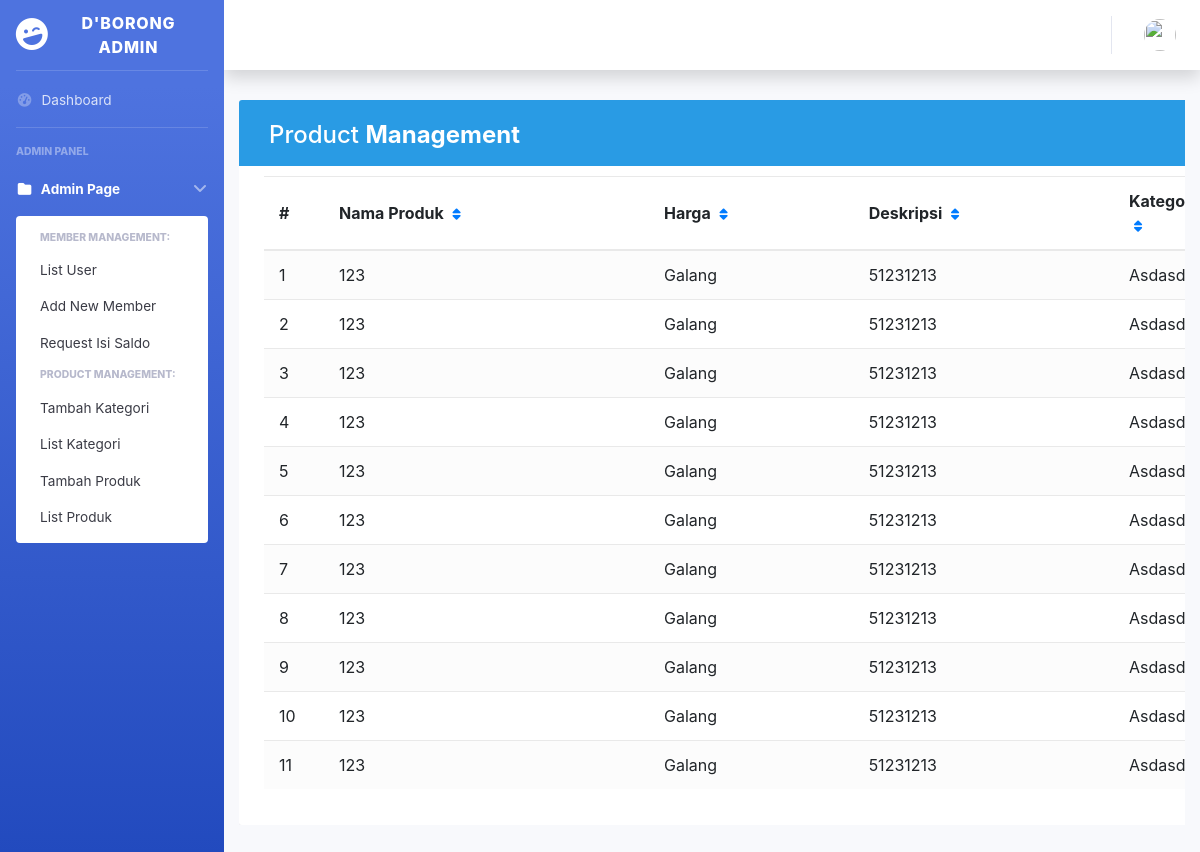
/admin/index.php?page=list_ck, run on the app's committed database.
### tables this page shows
CREATE TABLE `checkout` (
  `idcheckout` int(11) NOT NULL,
  `idadmin` int(11) NOT NULL,
  `noktp` varchar(255) NOT NULL,
  `nama` varchar(255) NOT NULL,
  `notelp` varchar(255) NOT NULL,
  `kodepos` varchar(255) NOT NULL,
  `alamat` varchar(255) NOT NULL,
  `alamat_pengiriman` varchar(255) NOT NULL,
  `jenis_pengiriman` varchar(255) NOT NULL,
  `tgl_checkout` date NOT NULL,
  `wkt_checkout` time NOT NULL,
  `status` varchar(20) NOT NULL
);

### admin/page/list_ck.php (the view, shortened to what this page needs)
<?php
include "../koneksi.php";
$level = $_SESSION['level'];
?>
<?php
if ($level == 'pengunjung') {
    header('Location: ../../index.php');
    exit;
} else { ?>
    <!DOCTYPE html>
    <html lang="en">
    <link rel="stylesheet" href="../vendor/bootstrap/css/bootstrap.min.css">
    <link rel="stylesheet" href="../vendor/fontawesome-free/css/font-awesome.min.css">
    </head>
    <body>
        <div class="container-xl">
            <div class="table-responsive">
                <div class="table-wrapper">
                    <div class="table-title">
                        <div class="row">
                            <div class="col-sm-5">
                                <h2>Product <b>Management</b></h2>
                            </div>
                        </div>
                    </div>
                    <table class="table table-striped table-hover">
                        <?php
                        if (isset($_GET['sort'])) {
                            $sort = $_GET['sort'];
                        } else {
                            $sort = 'ASC';
                        }
                        $sort == 'DESC' ? $sort = 'ASC' : $sort = 'DESC';
                        ?>
                        <thead>
                            <tr>
                                <th>#</th>
                                <th>Nama Produk <a href="?page=list_produk&&order=nama_produk&&sort=<?= $sort; ?>"><i class="fas fa-sort"></i></a></th>
                                <th>Harga <a href="?page=list_produk&&order=harga&&sort=<?= $sort; ?>"><i class="fas fa-sort"></i></a></th>
                                <th>Deskripsi <a href="?page=list_produk&&order=deskripsi_singkat&&sort=<?= $sort; ?>"><i class="fas fa-sort"></i></a></th>
                                <th>Kategori <a href="?page=list_produk&&order=kategori&&sort=<?= $sort; ?>"><i class="fas fa-sort"></i></a></th>
                            </tr>
                        </thead>
                        <tbody>
                            <?php
                            $i = 1;
                            $tampil = mysqli_query($koneksi, "SELECT * FROM checkout");
                            while ($cetak = mysqli_fetch_assoc($tampil)) {
                            ?>
                                <tr>
                                    <td><?= $i++; ?></td>
                                    <td><?= $cetak['noktp']; ?></td>
                                    <td><?= $cetak['nama']; ?></td>
                                    <td><?= $cetak['notelp']; ?></td>
                                    <td><?= ucfirst($cetak['alamat']); ?></td>
                                </tr>
                            <?php } ?>
                        </tbody>
                    </table>
                </div>
            </div>
        </div>
    </body>
    </html>
<?php } ?>

### admin/page/list_ck.php (style rules this page uses)
.table-responsive { margin: 30px 0; }
.table-wrapper { min-width: 1000px; background: #fff; padding: 20px 25px; border-radius: 3px; box-shadow: 0 1px 1px rgba(0, 0, 0, .05); }
.table-title { padding-bottom: 15px; background: #299be4; color: #fff; padding: 16px 30px; margin: -20px -25px 10px; border-radius: 3px 3px 0 0; }
.table-title h2 { margin: 5px 0 0; font-size: 24px; }
table.table tr th, table.table tr td { border-color: #e9e9e9; padding: 12px 15px; vertical-align: middle; }
table.table tr th:first-child { width: 60px; }
table.table tr th:last-child { width: 100px; }
table.table-striped tbody tr:nth-of-type(odd) { background-color: #fcfcfc; }
table.table th i { font-size: 13px; margin: 0 5px; cursor: pointer; }

### data on the page
checkout: noktp "123", nama "Galang", notelp "51231213", alamat "Asdasd"
checkout: noktp "123", nama "Galang", notelp "51231213", alamat "Asdasd"
checkout: noktp "123", nama "Galang", notelp "51231213", alamat "Asdasd"
checkout: noktp "123", nama "Galang", notelp "51231213", alamat "Asdasd"
checkout: noktp "123", nama "Galang", notelp "51231213", alamat "Asdasd"
checkout: noktp "123", nama "Galang", notelp "51231213", alamat "Asdasd"
checkout: noktp "123", nama "Galang", notelp "51231213", alamat "Asdasd"
checkout: noktp "123", nama "Galang", notelp "51231213", alamat "Asdasd"
checkout: noktp "123", nama "Galang", notelp "51231213", alamat "Asdasd"
checkout: noktp "123", nama "Galang", notelp "51231213", alamat "Asdasd"
checkout: noktp "123", nama "Galang", notelp "51231213", alamat "Asdasd"
